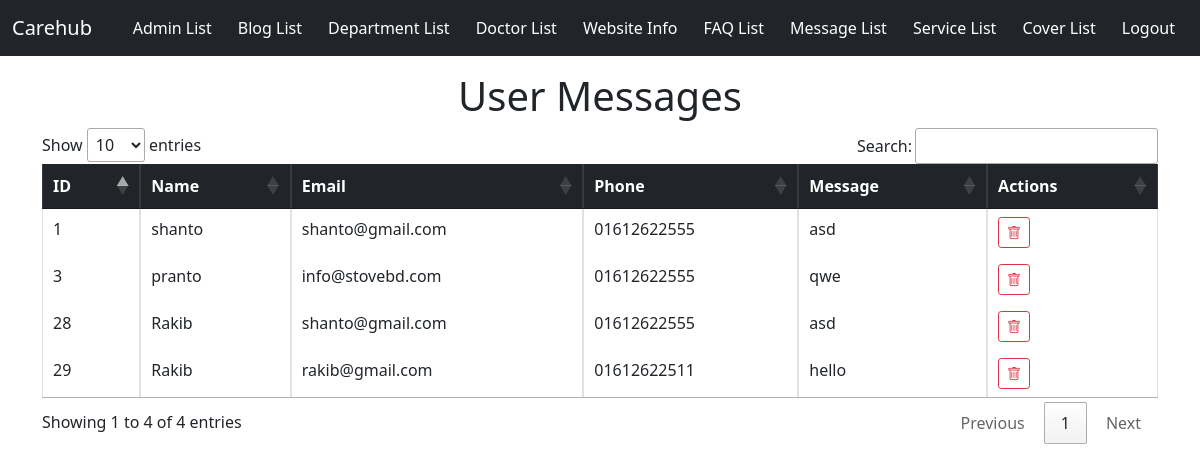
Screenshot of /message-list.php (signed in) with the database file from the repository.
### tables this page shows
CREATE TABLE `message` (
  `id` int(11) NOT NULL,
  `name` varchar(50) NOT NULL,
  `email` varchar(40) NOT NULL,
  `phone` varchar(20) NOT NULL,
  `message` text NOT NULL
);

### message-list.php (the view, shortened to what this page needs)
<?php include "./db.php"?>
<?php include "./admin-header.php";  include "./success-alert.php";  include "./error-alert.php"; ?>
<div class="container overflow-auto">
    <h1 class="text-center mt-3">User Messages</h1>
    <table id="table" class="table table-bordered table-sm text-sm">
        <thead class="table-dark">
            <tr>
                <th>ID</th>
                <th>Name</th>
                <th>Email</th>
                <th>Phone</th>
                <th>Message</th>
                <th>Actions</th>
            </tr>
        </thead>
        <tbody>
            <?php
                $sql = "SELECT * from message";
                $result = mysqli_query($conn, $sql);
                while($row = mysqli_fetch_assoc($result)){
            ?>
            <tr>
                <td><?php echo $row['id']?></td>
                <td><?php echo $row['name']?></td>
                <td><?php echo $row['email']?></td>
                <td><?php echo $row['phone']?></td>
                <td><?php echo $row['message']?></td>
                <td>
                    <button class="delete bi bi-trash btn btn-sm btn-outline-danger"></button>
                </td>
            </tr>
            <?php }?>
        </tbody>
    </table>
</div>
<?php include "./admin-footer.php" ?>

### admin-header.php (shortened to what this page needs)
<!DOCTYPE html>
<html lang="en">
<head>
    <link rel="stylesheet" href="./assets/bootstrap.min.css">
    <link rel="stylesheet" href="https://cdn.jsdelivr.net/npm/bootstrap-icons@1.8.3/font/bootstrap-icons.css">
    <link rel="stylesheet" type="text/css" href="https://cdn.datatables.net/1.12.1/css/jquery.dataTables.css">
</head>
<body>
    <?php include "./admin-navbar.php" ?>

### admin-navbar.php (shortened to what this page needs)
<nav class="navbar navbar-expand-xl navbar-dark bg-dark ">
    <div class="container-fluid">
      <a class="navbar-brand" href="index.php">Carehub</a>
      <div class="offcanvas offcanvas-end bg-dark text-white" tabindex="-1" id="offcanvasNavbar" aria-labelledby="offcanvasNavbarLabel">
        <div class="offcanvas-body">
            <ul class="list-group navbar-nav justify-content-end flex-grow-1 text-center">
                <a class="btn btn-dark " href="admin.php">Admin List</a>
                <a class="btn btn-dark " href="blog-list.php">Blog List</a>
                <a class="btn btn-dark " href="department-list.php">Department List</a>
                <a class="btn btn-dark " href="doctor-list.php">Doctor List</a>
                <a class="btn btn-dark " href="website-info.php">Website Info</a>
                <a class="btn btn-dark " href="faq-list.php">FAQ List</a>
                <a class="btn btn-dark " href="message-list.php">Message List</a>
                <a class="btn btn-dark " href="service-list.php">Service List</a>
                <a class="btn btn-dark " href="cover.php">Cover List</a>
                <?php if (isset($_SESSION['loggedin'])) { ?>
                <a class="btn btn-dark " href="logout.php">Logout</a>
                <?php } ?>
            </ul>
        </div>
      </div>
    </div>
</nav>

### admin-footer.php (shortened to what this page needs)
</body>
</html>

### rows the page displays
message: id "1", name "shanto", email "shanto@gmail.com", phone "01612622555", message "asd"
message: id "3", name "pranto", email "info@stovebd.com", phone "01612622555", message "qwe"
message: id "28", name "Rakib", email "shanto@gmail.com", phone "01612622555", message "asd"
message: id "29", name "Rakib", email "rakib@gmail.com", phone "01612622511", message "hello"
